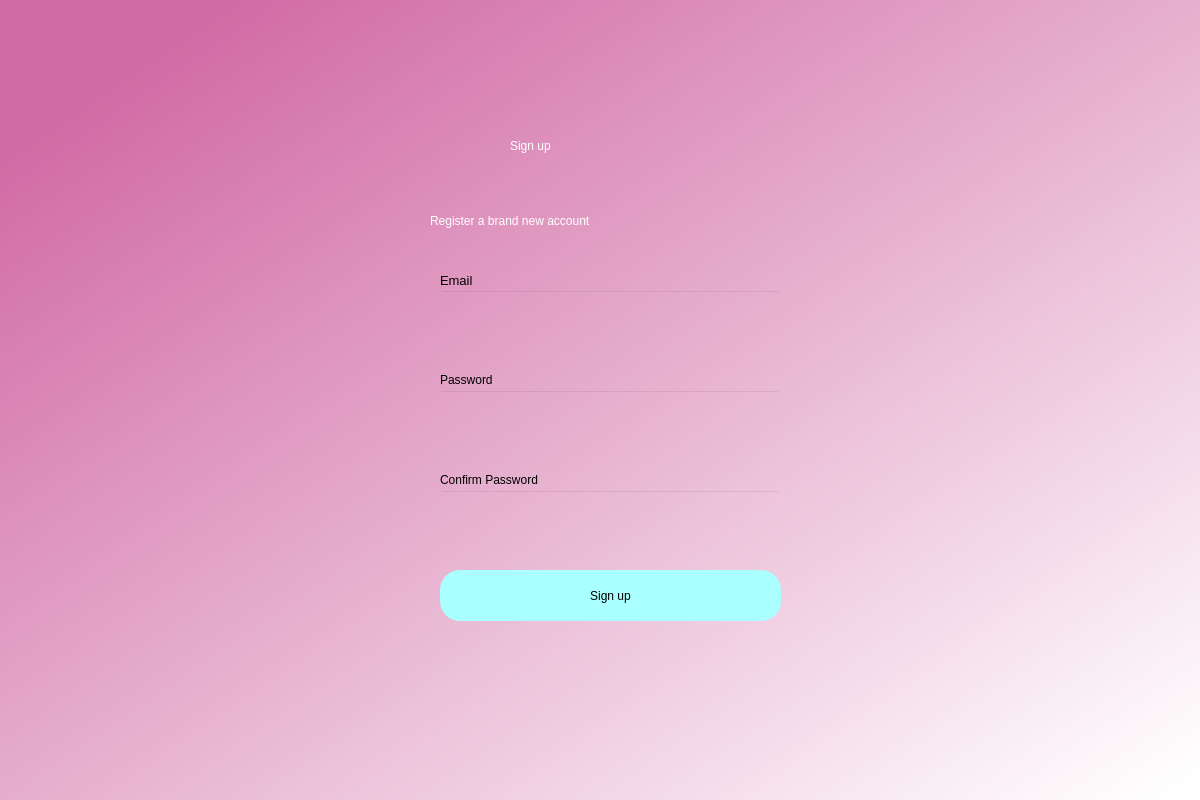
<?xml version="1.0" encoding="UTF-8"?>
<ui version="4.0">
 <class>Dialog</class>
 <widget class="QDialog" name="Dialog">
  <property name="geometry">
   <rect>
    <x>0</x>
    <y>0</y>
    <width>1200</width>
    <height>800</height>
   </rect>
  </property>
  <property name="windowTitle">
   <string>Dialog</string>
  </property>
  <widget class="QWidget" name="bgwidget" native="true">
   <property name="geometry">
    <rect>
     <x>0</x>
     <y>0</y>
     <width>1201</width>
     <height>801</height>
    </rect>
   </property>
   <property name="styleSheet">
    <string notr="true">QWidget#bgwidget{
background-color:qlineargradient(spread:pad, x1:0.091, y1:0.101636, x2:0.991379, y2:0.977, stop:0 rgba(209, 107, 165, 255), stop:1 rgba(255, 255, 255, 255));}</string>
   </property>
   <widget class="QLabel" name="label">
    <property name="geometry">
     <rect>
      <x>510</x>
      <y>110</y>
      <width>211</width>
      <height>71</height>
     </rect>
    </property>
    <property name="styleSheet">
     <string notr="true">font: 36pt &quot;MS Shell Dlg 2&quot;; color:rgb(255, 255, 255)</string>
    </property>
    <property name="text">
     <string>Sign up</string>
    </property>
   </widget>
   <widget class="QLabel" name="label_2">
    <property name="geometry">
     <rect>
      <x>430</x>
      <y>200</y>
      <width>381</width>
      <height>41</height>
     </rect>
    </property>
    <property name="styleSheet">
     <string notr="true">font: 16pt &quot;MS Shell Dlg 2&quot;;color:rgb(255, 255, 255)</string>
    </property>
    <property name="text">
     <string>Register a brand new account</string>
    </property>
   </widget>
   <widget class="QPushButton" name="signup">
    <property name="geometry">
     <rect>
      <x>440</x>
      <y>570</y>
      <width>341</width>
      <height>51</height>
     </rect>
    </property>
    <property name="styleSheet">
     <string notr="true">border-radius:20px;
background-color: rgb(170, 255, 255);
font: 14pt &quot;MS Shell Dlg 2&quot;;</string>
    </property>
    <property name="text">
     <string>Sign up</string>
    </property>
   </widget>
   <widget class="QLineEdit" name="emailfield">
    <property name="geometry">
     <rect>
      <x>440</x>
      <y>290</y>
      <width>341</width>
      <height>51</height>
     </rect>
    </property>
    <property name="styleSheet">
     <string notr="true">background-color:rgba(0,0,0,0);
font: 12pt &quot;MS Shell Dlg 2&quot;;</string>
    </property>
   </widget>
   <widget class="QLineEdit" name="passwordfield">
    <property name="geometry">
     <rect>
      <x>440</x>
      <y>390</y>
      <width>341</width>
      <height>51</height>
     </rect>
    </property>
    <property name="styleSheet">
     <string notr="true">background-color:rgba(0,0,0,0);
font: 12pt &quot;MS Shell Dlg 2&quot;;</string>
    </property>
   </widget>
   <widget class="QLabel" name="label_3">
    <property name="geometry">
     <rect>
      <x>440</x>
      <y>270</y>
      <width>81</width>
      <height>20</height>
     </rect>
    </property>
    <property name="font">
     <font>
      <family>MS Shell Dlg 2</family>
      <pointsize>10</pointsize>
      <weight>50</weight>
      <italic>false</italic>
      <bold>false</bold>
     </font>
    </property>
    <property name="styleSheet">
     <string notr="true">font: 10pt &quot;MS Shell Dlg 2&quot;;</string>
    </property>
    <property name="text">
     <string>Email</string>
    </property>
   </widget>
   <widget class="QLabel" name="label_4">
    <property name="geometry">
     <rect>
      <x>440</x>
      <y>370</y>
      <width>81</width>
      <height>20</height>
     </rect>
    </property>
    <property name="styleSheet">
     <string notr="true">font: 10pt &quot;MS Shell Dlg 2&quot;;</string>
    </property>
    <property name="text">
     <string>Password</string>
    </property>
   </widget>
   <widget class="QLabel" name="error">
    <property name="geometry">
     <rect>
      <x>440</x>
      <y>540</y>
      <width>341</width>
      <height>20</height>
     </rect>
    </property>
    <property name="styleSheet">
     <string notr="true">font: 12pt &quot;MS Shell Dlg 2&quot;; color:red;</string>
    </property>
    <property name="text">
     <string/>
    </property>
   </widget>
   <widget class="QLabel" name="label_5">
    <property name="geometry">
     <rect>
      <x>440</x>
      <y>470</y>
      <width>141</width>
      <height>20</height>
     </rect>
    </property>
    <property name="styleSheet">
     <string notr="true">font: 10pt &quot;MS Shell Dlg 2&quot;;</string>
    </property>
    <property name="text">
     <string>Confirm Password</string>
    </property>
   </widget>
   <widget class="QLineEdit" name="confirmpasswordfield">
    <property name="geometry">
     <rect>
      <x>440</x>
      <y>490</y>
      <width>341</width>
      <height>51</height>
     </rect>
    </property>
    <property name="styleSheet">
     <string notr="true">background-color:rgba(0,0,0,0);
font: 12pt &quot;MS Shell Dlg 2&quot;;</string>
    </property>
   </widget>
  </widget>
 </widget>
 <resources/>
 <connections/>
</ui>
